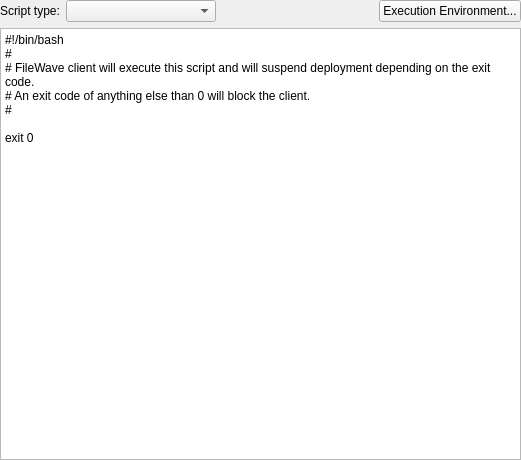
<?xml version="1.0" encoding="UTF-8"?>
<ui version="4.0">
 <class>EmbeddedScriptEditorWidget</class>
 <widget class="QWidget" name="EmbeddedScriptEditorWidget">
  <property name="geometry">
   <rect>
    <x>0</x>
    <y>0</y>
    <width>521</width>
    <height>460</height>
   </rect>
  </property>
  <property name="windowTitle">
   <string>Form</string>
  </property>
  <layout class="QVBoxLayout" name="verticalLayout">
   <property name="leftMargin">
    <number>0</number>
   </property>
   <property name="topMargin">
    <number>0</number>
   </property>
   <property name="rightMargin">
    <number>0</number>
   </property>
   <property name="bottomMargin">
    <number>0</number>
   </property>
   <item>
    <widget class="QWidget" name="scriptTypeSelector" native="true">
     <layout class="QHBoxLayout" name="horizontalLayout">
      <property name="leftMargin">
       <number>0</number>
      </property>
      <property name="topMargin">
       <number>0</number>
      </property>
      <property name="rightMargin">
       <number>0</number>
      </property>
      <property name="bottomMargin">
       <number>0</number>
      </property>
      <item>
       <widget class="QLabel" name="lScriptType">
        <property name="text">
         <string>Script type:</string>
        </property>
       </widget>
      </item>
      <item>
       <widget class="QComboBox" name="scriptType">
        <property name="minimumSize">
         <size>
          <width>150</width>
          <height>0</height>
         </size>
        </property>
       </widget>
      </item>
      <item>
       <spacer name="horizontalSpacer">
        <property name="orientation">
         <enum>Qt::Horizontal</enum>
        </property>
        <property name="sizeHint" stdset="0">
         <size>
          <width>236</width>
          <height>20</height>
         </size>
        </property>
       </spacer>
      </item>
      <item>
       <widget class="QPushButton" name="envButton">
        <property name="text">
         <string>Execution Environment...</string>
        </property>
       </widget>
      </item>
     </layout>
    </widget>
   </item>
   <item>
    <widget class="QPlainTextEdit" name="editor">
     <property name="minimumSize">
      <size>
       <width>400</width>
       <height>400</height>
      </size>
     </property>
     <property name="plainText">
      <string>#!/bin/bash
#
# FileWave client will execute this script and will suspend deployment depending on the exit code.
# An exit code of anything else than 0 will block the client.
#

exit 0</string>
     </property>
    </widget>
   </item>
  </layout>
 </widget>
 <resources/>
 <connections/>
</ui>
